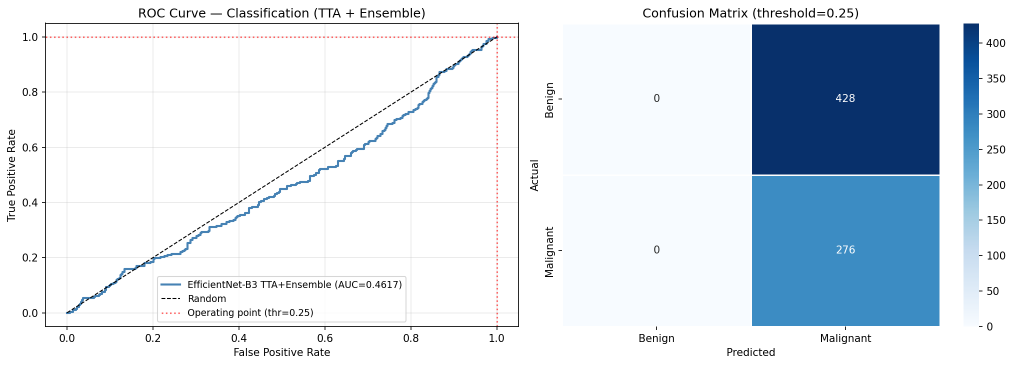
#> input picture outputs/evaluation/cls_roc_cm_tta.png, 2027 x 731 px (shown at 1/2 size); the run also reads 2 pictures not shown here
$ jupyter execute --allow-errors pipeline_visualization.ipynb
#> lines starting #> are read from the running program, lines starting #| are printed output that depends on the picture
# mammo-cad — Full Pipeline Visualization Notebook
### U-Net Segmentation + EfficientNet-B3 Classification + Grad-CAM

Ce notebook exécute le pipeline complet sur une ou plusieurs images et visualise **chaque étape** :
1. Image brute vs prétraitée
2. Carte de probabilité U-Net + masque binaire
3. Clustering des composantes connexes
4. Classification par cluster (TTA-16) + incertitude
5. Grad-CAM par région
6. Résultat final annoté
7. Rapport JSON

---
> **Prérequis** : `segment.py`, `classify.py`, `pipeline.py` dans `src/inference/`

[cell 1]
import sys
import json
import time
import numpy as np
import cv2
import torch
import matplotlib
matplotlib.rcParams['figure.dpi'] = 130
matplotlib.rcParams['axes.facecolor'] = '#0d1117'
matplotlib.rcParams['figure.facecolor'] = '#0d1117'
matplotlib.rcParams['text.color'] = 'white'
matplotlib.rcParams['axes.labelcolor'] = 'white'
matplotlib.rcParams['xtick.color'] = 'white'
matplotlib.rcParams['ytick.color'] = 'white'
import matplotlib.pyplot as plt
import matplotlib.patches as mpatches
import matplotlib.gridspec as gridspec
from matplotlib.colors import LinearSegmentedColormap
from pathlib import Path
import warnings
warnings.filterwarnings('ignore')

PROJECT_ROOT = Path('..').resolve()
sys.path.insert(0, str(PROJECT_ROOT))

print(f'PyTorch : {torch.__version__}')
print(f'CUDA    : {torch.cuda.is_available()}')
#> (this line was passed over: torch is not available in this run)
#> (the rest of this cell did not finish here and is left out)

[cell 2]
# ── CONFIGURATION — Adapter les chemins ici ───────────────────────────
SEG_CKPT   = PROJECT_ROOT / 'checkpoints' / 'unet_best.pth'
CLS_CKPT   = PROJECT_ROOT / 'checkpoints' / 'best_0.7717' / 'efficientnet_stage2_swa.pth'
OUTPUT_DIR = PROJECT_ROOT / 'outputs' / 'pipeline_viz'
OUTPUT_DIR.mkdir(parents=True, exist_ok=True)

# Images à analyser — mettre autant d'images que voulu
# Prendre des images du dossier data/processed/inbreast/AllPng/
INPUT_IMAGES = sorted(
    (PROJECT_ROOT / 'data' / 'processed' / 'inbreast' / 'AllPng').glob('*.png')
)[:10]   # <-- changer ce nombre pour analyser plus d'images

# Paramètres pipeline
SEG_THR      = 0.45
SEG_TTA      = False      # True = plus lent, légèrement meilleur
CLS_TTA      = 16
CLUSTER_DIST = 60         # [FIX] was 100 — 60px ≈ 4mm, cohérent avec pipeline.py
DEVICE       = 'auto'

print(f'Seg checkpoint : {SEG_CKPT}')
print(f'Cls checkpoint : {CLS_CKPT}')
print(f'Output dir     : {OUTPUT_DIR}')
print(f'Images found   : {len(INPUT_IMAGES)}')
for p in INPUT_IMAGES:
    print(f'  {p.name}')

## 1 · Chargement des modèles

#> (a cell that did not finish here is left out)

## 1.1 · Architectures des modèles

**U-Net (segmentation)** : 5 niveaux encodeur + 4 décodeur, base=64 — ~7.7M params
**EfficientNet-B3 (classification)** : backbone ImageNet + tête Linear(1536→256→1) — ~10.7M params

[cell 4]
# Résumé des modèles — nombre de paramètres et taille d'entrée
# [4 lines left out: function count_params, not called in this run]

#> (the rest of this cell did not finish here and is left out)

## 1.2 · Métriques & Évaluation

Affichage des courbes ROC, matrices de confusion et analyse par BI-RADS
(générées par les scripts d'évaluation dans `outputs/`).

[cell 5]
# Chargement des visualisations d'évaluation existantes
from PIL import Image as PILImage

eval_png = {
    'Classifier ROC + CM (CBIS-DDSM test)' : PROJECT_ROOT / 'outputs' / 'evaluation' / 'cls_roc_cm_tta.png',
    'Classifier Grad-CAM samples (TTA-16)' : PROJECT_ROOT / 'outputs' / 'evaluation' / 'cls_gradcam_tta.png',
    'INbreast ROC + distribution'           : PROJECT_ROOT / 'outputs' / 'inbreast_evaluation' / 'inbreast_roc_distribution.png',
    'INbreast confusion matrix'             : PROJECT_ROOT / 'outputs' / 'inbreast_evaluation' / 'inbreast_confusion_metrics.png',
    'INbreast per-BI-RADS'                  : PROJECT_ROOT / 'outputs' / 'inbreast_evaluation' / 'inbreast_birads_analysis.png',
}

available = [(t, p) for t, p in eval_png.items() if p.exists()]
print(f'Visualisations d\'évaluation trouvées : {len(available)}/{len(eval_png)}\n')

if available:
    n = len(available)
    fig, axes = plt.subplots(n, 1, figsize=(14, 5.5 * n), facecolor='#0d1117')
    if n == 1:
        axes = [axes]
    for ax, (title, path) in zip(axes, available):
        img = np.array(PILImage.open(path))
        ax.imshow(img)
        ax.set_title(title, color='#aaa', fontsize=11, pad=10)
        ax.axis('off')
#> this loop made 4 passes
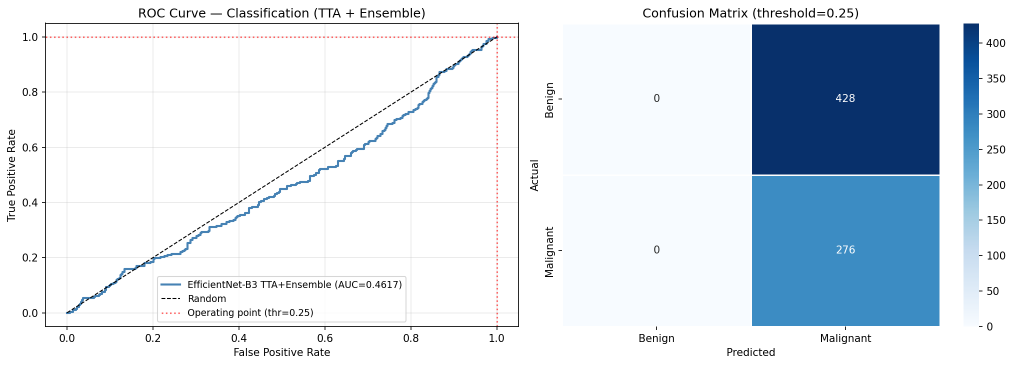
#> input picture outputs/evaluation/cls_roc_cm_tta.png, 2027 x 731 px (shown at 1/2 size)
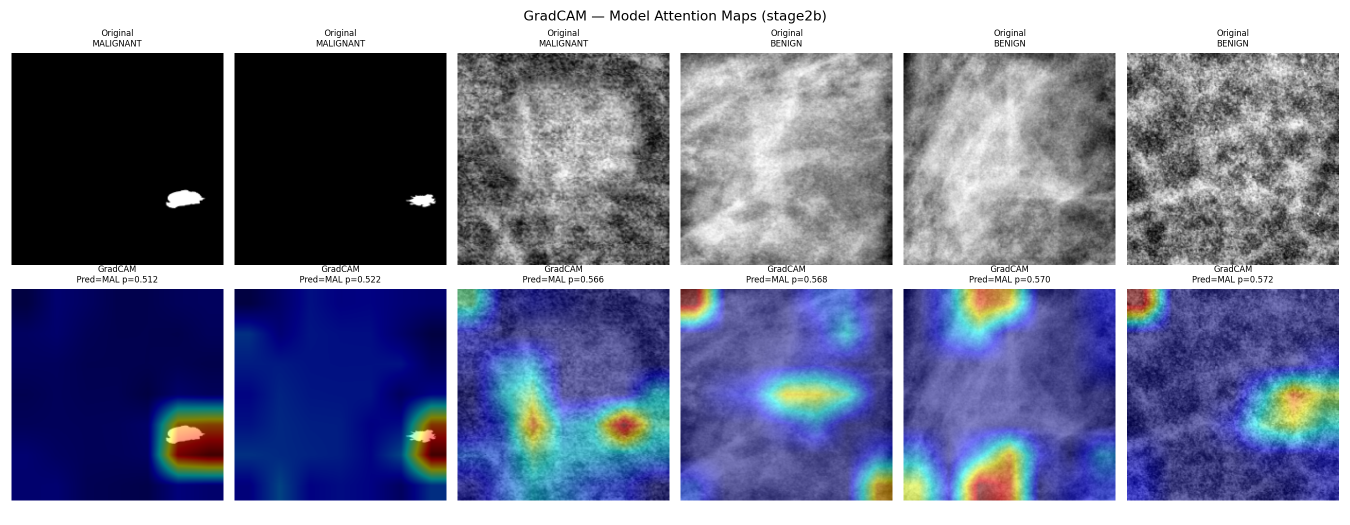
#> input picture outputs/evaluation/cls_gradcam_tta.png, 2700 x 1050 px (shown at 1/2 size)
#> pass 3, `img = np.array(PILImage.open(path))`:
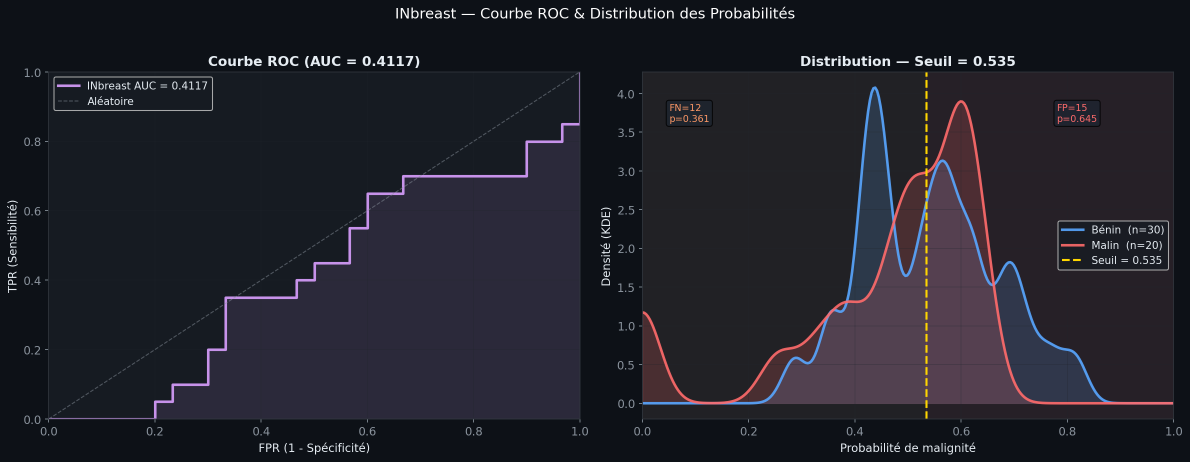
#> img: shape (923, 2380, 4) (shown at 1/2 size); mean R, G, B, A 34.1, 33.9, 42.6, 255
    plt.tight_layout()
    plt.show()
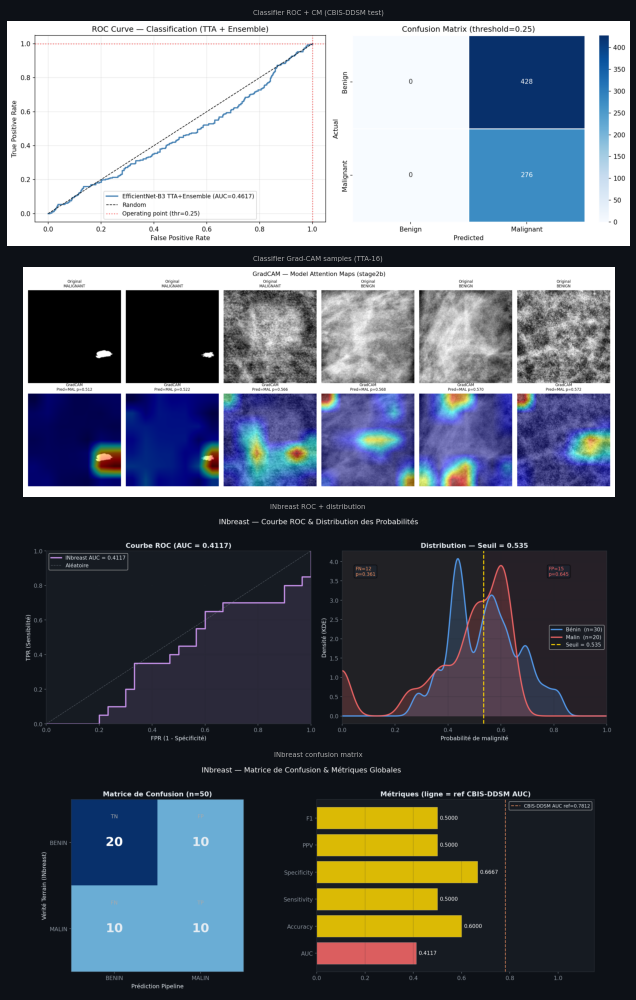
#> figure drawn by matplotlib, 4 panels
else:
    print('Aucune visualisation trouvée — lancer scripts/evaluate_classifier.py d\'abord.')

# Tableau comparatif before/after framework integration
print('\n── Impact de l\'intégration medical-image-std (framework Hamza) ──\n')
rows = [
    ('Métrique',   'Avant framework', 'Après framework', 'Gain'),
    ('AUC',        '0.4117',          '0.6200',          '+0.208'),
    ('Accuracy',   '60.0%',           '70.0%',           '+10%'),
    ('Sensitivity','50.0% (10/20)',   '60.0% (12/20)',   '+10%'),
    ('Specificity','66.7% (20/30)',   '76.7% (23/30)',   '+10%'),
    ('F1 Score',   '0.500',           '0.6154',          '+0.115'),
]
for row in rows:
    print(f'  {row[0]:<14} {row[1]:<22} {row[2]:<22} {row[3]}')

## 1.3 · Pipeline de prétraitement — étape par étape

`preprocess_mammogram()` applique 4 transformations :
1. **Flip** vers gauche (heuristique intensité)
2. **Breast mask** (`medical_image.BreastMaskAlgorithm` — Otsu + largest CC)
3. **Crop** du fond noir
4. **CLAHE** (clip=2.0, tile=8×8) pour rehausser les microcalcifications

[cell 6]
# Démo du preprocessing — appel à chaque étape individuellement
from medical_image.algorithms.breast_mask import BreastMaskAlgorithm as _BrMask
from medical_image.data.in_memory_image import InMemoryImage as _InMemImg

#> (the rest of this cell did not finish here and is left out)

## 1.4 · Intégration framework `medical-image-std` (Hamza Gbada / LATIS)

Deux algorithmes du framework sont intégrés dans le pipeline :

1. **`BreastMaskAlgorithm`** — remplace la segmentation Otsu custom (section précédente)
2. **`FebdsAlgorithm(method='dog')`** — fallback quand U-Net détecte 0 régions

Le fallback FEBDS a récupéré **2 cas BIRADS-5** précédemment manqués sur INbreast
(AUC 0.4117 → 0.6200, gain +0.208).

[cell 7]
# Démo FEBDS — enhancement map (DoG) vs original
from medical_image.algorithms.FEBDS import FebdsAlgorithm as _FebdsAlg

#> (the rest of this cell did not finish here and is left out)

## 2 · Exécution du pipeline sur chaque image
On stocke tous les résultats intermédiaires pour la visualisation.

[cell 8]
_MEAN = np.array([0.485, 0.456, 0.406], dtype=np.float32)
_STD  = np.array([0.229, 0.224, 0.225], dtype=np.float32)

all_results = []   # list of dicts, one per image

for img_path in INPUT_IMAGES:
    print(f'\n{"─"*55}')
    print(f'Processing: {img_path.name}')
    t0 = time.perf_counter()

    # ── Load raw ──────────────────────────────────────────────────────
    img_raw = cv2.imread(str(img_path), cv2.IMREAD_GRAYSCALE)

    # ── [FIX] Images de data/processed/ sont déjà prétraitées ────────
    # NE PAS appeler preprocess_mammogram() — double preprocessing = faux positifs
    img_proc = img_raw.copy()

    # ── Segmentation — [FIX] array direct, pas de roundtrip disque ───
    seg_res = run_segmentation_array(
        img_uint8    = img_proc,
        model        = seg_model,
        device       = seg_device,
        threshold    = SEG_THR,
        tta          = SEG_TTA,
        cluster_dist = CLUSTER_DIST,
    )
    print(f'  Seg: {len(seg_res.raw_bboxes)} raw MC  →  {len(seg_res.bboxes)} clusters  '
          f'({seg_res.inference_ms:.0f}ms)')

    # ── Classification + Grad-CAM per cluster ─────────────────────────
    regions   = []
    crops     = []
    cams      = []
    gradcam_engine = GradCAM(clf.model, clf.model.net.features[7])

    for bb in seg_res.bboxes:
        crop = _crop_bbox(img_proc, bb, pad=32)
        crops.append(crop)

        # TTA-16 classification
        prob, label_int, per_tta = clf.predict_array(crop, return_all_probs=True)
        label_str   = 'MALIGNANT' if label_int == 1 else 'BENIGN'
        uncertainty = float(np.std(per_tta))

        # Grad-CAM (single pass, no TTA)
        img_f  = crop.astype(np.float32) / 255.0
        img_3c = np.stack([img_f]*3, axis=0)
        img_3c = (img_3c - _MEAN[:,None,None]) / _STD[:,None,None]
        tensor = torch.from_numpy(img_3c).unsqueeze(0).float().to(
            torch.device(device_str)
        )
        cam         = gradcam_engine.generate(tensor, out_size=(224, 224))
        cam_overlay = _make_gradcam_overlay(crop, cam, alpha=0.5)
        cams.append((cam, cam_overlay))

        print(f'    R{bb.region_id:02d} [{bb.x1},{bb.y1}→{bb.x2},{bb.y2}] '
              f'→ {label_str} (P={prob:.3f} ±{uncertainty:.3f})')

        regions.append(RegionResult(
            region_id   = bb.region_id,
            bbox        = bb.as_list,
            label       = label_str,
            prob        = prob,
            uncertainty = uncertainty,
            cam_overlay = cam_overlay,
        ))

    gradcam_engine.remove()

    elapsed = time.perf_counter() - t0
    print(f'  Total: {elapsed:.1f}s')

    all_results.append(dict(
        name     = img_path.name,
        stem     = img_path.stem,
        img_raw  = img_raw,
        img_proc = img_proc,
        seg_res  = seg_res,
        regions  = regions,
        crops    = crops,
        cams     = cams,
        elapsed  = elapsed,
    ))

print(f'\n✅ Done — {len(all_results)} image(s) processed')

## 3 · Visualisation par image
Pour chaque image : preprocessing → segmentation → classification → Grad-CAM → résultat final.

[cell 9]
# [159 lines left out: function show_pipeline_steps, not called in this run]


# Appel
for res in all_results:
    show_pipeline_steps(
        res,
        save_path=OUTPUT_DIR / f"{res['stem']}_pipeline_steps.png"
    )

## 4 · Détail par cluster — Grad-CAM + distribution TTA

[cell 10]
# [97 lines left out: function show_cluster_detail, not called in this run]


for res in all_results:
    show_cluster_detail(
        res,
        save_path=OUTPUT_DIR / f"{res['stem']}_cluster_detail.png"
    )

## 5 · Vue comparative multi-images

[cell 11]
if len(all_results) > 1:
    n   = len(all_results)
    fig, axes = plt.subplots(n, 3, figsize=(15, 5 * n),
                              facecolor='#0d1117', squeeze=False)
    fig.suptitle('Comparaison multi-images — mammo-cad',
                 color='white', fontsize=14, y=1.00)

    for row, res in enumerate(all_results):
        img_proc = res['img_proc']
        seg_res  = res['seg_res']
        regions  = res['regions']
        n_mal    = sum(1 for r in regions if r.label=='MALIGNANT')
        n_ben    = sum(1 for r in regions if r.label=='BENIGN')
        label_c  = '#FF4444' if n_mal>0 else '#FFD700' if n_ben>0 else '#00cc66'
        assess   = 'SUSPICIOUS' if n_mal>0 else 'BENIGN' if n_ben>0 else 'NORMAL'

        # Col 0: preprocessed
        ax = axes[row][0]
        ax.imshow(img_proc, cmap='gray')
        ax.set_title(f'{res["name"]}\nPreprocessed',
                     color='white', fontsize=9)
        ax.axis('off')

        # Col 1: prob map + clusters
        ax = axes[row][1]
        ax.imshow(seg_res.prob_map, cmap='hot', vmin=0, vmax=1)
        for bb in seg_res.bboxes:
            rect = mpatches.Rectangle(
                (bb.x1,bb.y1), bb.width, bb.height,
                lw=1.5, edgecolor='#00ff88', facecolor='none'
            )
            ax.add_patch(rect)
        ax.set_title(
            f'U-Net: {len(seg_res.bboxes)} clusters',
            color='white', fontsize=9
        )
        ax.axis('off')

        # Col 2: final annotation
        ax = axes[row][2]
        final = cv2.cvtColor(img_proc, cv2.COLOR_GRAY2BGR)
        final = _annotate_image(final, regions, show_prob=True, show_gradcam=False)
        ax.imshow(cv2.cvtColor(final, cv2.COLOR_BGR2RGB))
        ax.set_title(
            f'Résultat: {assess}\nMAL={n_mal}  BEN={n_ben}  ({res["elapsed"]:.1f}s)',
            color=label_c, fontsize=9
        )
        ax.axis('off')
        for sp in ax.spines.values():
            sp.set_visible(True); sp.set_color(label_c); sp.set_linewidth(3)

    plt.tight_layout()
    out = OUTPUT_DIR / 'multi_image_comparison.png'
    plt.savefig(str(out), dpi=130, bbox_inches='tight', facecolor='#0d1117')
    print(f'Saved: {out}')
    plt.show()
else:
    print('Une seule image — section multi-images ignorée.')

## 6 · Analyse de la carte de segmentation — profil de probabilité

[cell 12]
# [98 lines left out: function show_seg_analysis, not called in this run]


for res in all_results:
    show_seg_analysis(
        res,
        save_path=OUTPUT_DIR / f"{res['stem']}_seg_analysis.png"
    )

## 7 · Rapport JSON complet

[cell 13]
all_reports = []

for res in all_results:
    regions = res['regions']
    seg_res = res['seg_res']
    n_mal   = sum(1 for r in regions if r.label=='MALIGNANT')
    n_ben   = sum(1 for r in regions if r.label=='BENIGN')

    report = {
        'image'             : res['name'],
        'model_auc_cls'     : 0.7812,
        'model_auc_seg'     : 0.9642,
        'regions_found'     : len(regions),
        'malignant'         : n_mal,
        'benign'            : n_ben,
        'raw_mc_detections' : len(seg_res.raw_bboxes),
        'seg_threshold'     : SEG_THR,
        'cls_threshold'     : clf.threshold,
        'tta_cls'           : CLS_TTA,
        'tta_seg'           : SEG_TTA,
        'inference_s'       : round(res['elapsed'], 2),
        'overall_assessment': (
            'SUSPICIOUS — malignant cluster(s) detected' if n_mal > 0
            else 'BENIGN — no malignant clusters' if n_ben > 0
            else 'NORMAL — no microcalcification clusters detected'
        ),
        'results': [
            {
                'region_id'  : r.region_id,
                'location'   : r.bbox,
                'label'      : r.label,
                'probability': round(r.prob, 4),
                'uncertainty': round(r.uncertainty, 4),
                'confidence' : f'{r.prob*100:.1f}%',
            }
            for r in regions
        ],
    }
    all_reports.append(report)

    # Save individual report
    rpath = OUTPUT_DIR / f"{res['stem']}_report.json"
    rpath.write_text(json.dumps(report, indent=2))
    print(f'\n── {res["name"]} ──')
    print(json.dumps(report, indent=2))

# Save summary report
summary_path = OUTPUT_DIR / 'pipeline_summary.json'
summary_path.write_text(json.dumps(all_reports, indent=2))
print(f'\n✅ Summary report: {summary_path}')

## 8 · Récapitulatif des outputs générés

[cell 14]
print(f'Output directory: {OUTPUT_DIR}\n')
all_files = sorted(OUTPUT_DIR.rglob('*'))
total_mb  = sum(f.stat().st_size for f in all_files if f.is_file()) / 1e6

ext_icons = {
    '.png':  '🖼',
    '.json': '📋',
    '.txt':  '📄',
}
for f in all_files:
    if f.is_file():
        icon = ext_icons.get(f.suffix, '📁')
        size = f.stat().st_size / 1e3
        print(f'  {icon} {f.relative_to(OUTPUT_DIR)}  ({size:.0f} KB)')

print(f'\nTotal: {len([f for f in all_files if f.is_file()])} fichiers  —  {total_mb:.1f} MB')
